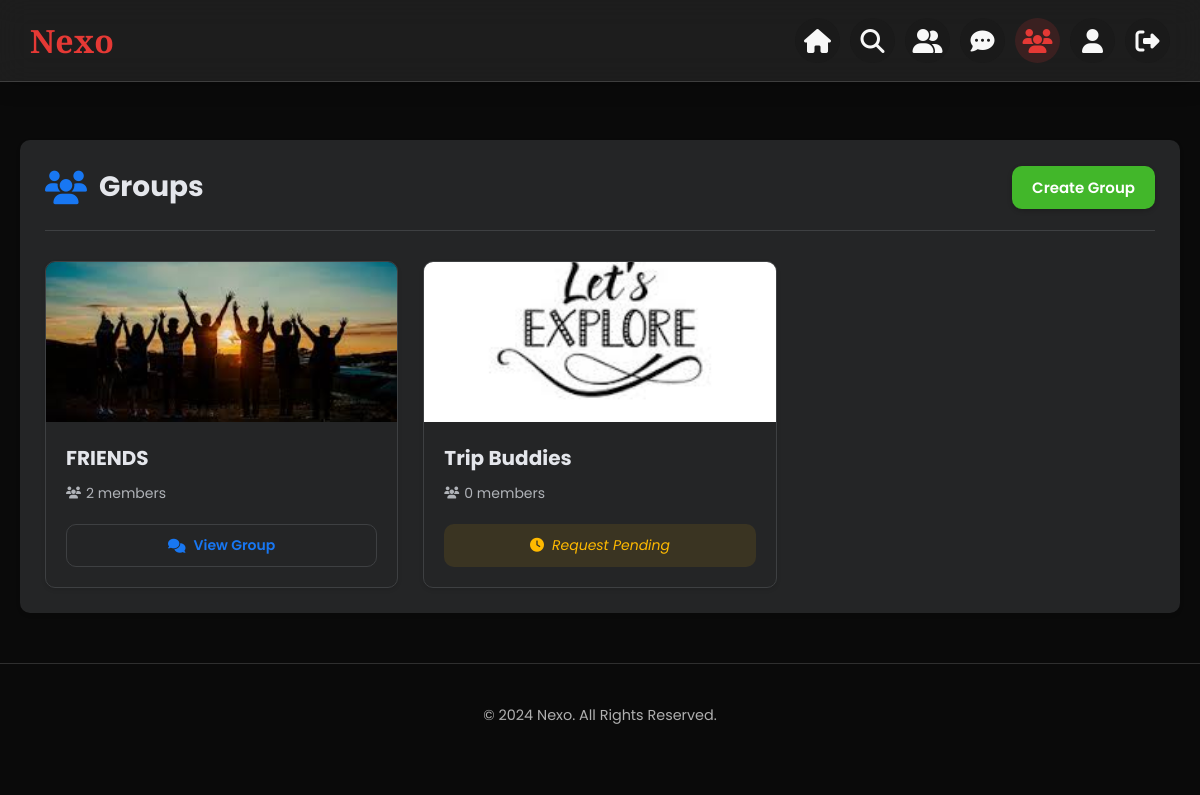
/Project/User/Groups.php (signed in), run on the app's committed database.
### tables this page shows
CREATE TABLE `tbl_group` (
  `group_id` int(11) NOT NULL,
  `group_name` varchar(50) NOT NULL,
  `group_description` varchar(1000) NOT NULL,
  `group_photo` varchar(600) NOT NULL,
  `user_id` int(11) NOT NULL,
  `group_status` varchar(20) DEFAULT 'active'
);

### Project/User/Groups.php (the view, shortened to what this page needs)
<?php
include '../Assets/Connection/Connection.php';
$uid = mysqli_real_escape_string($con, $_SESSION['uid']);
        ?>
<!DOCTYPE html>
<html lang="en">
<head>
    <link rel="stylesheet" href="https://cdnjs.cloudflare.com/ajax/libs/font-awesome/6.0.0-beta3/css/all.min.css">
</head>
<body>
    <?php include("Header.php") ?>
    <div class="container">
        <main class="main-content">
            <div class="groups">
                <h1><i class="fas fa-users"></i> Groups</h1>
                <button class="create-group-btn" onclick="window.location.href='GroupCreate.php'">
                Create Group
                </button>
            </div>
            <div class="groups-grid">
                <?php
                $selQry = "SELECT * FROM tbl_group";
                $res = $con->query($selQry);
                if ($res) {
                    if ($res->num_rows > 0) {
                        while ($data = $res->fetch_assoc()) {
                            $group_id = mysqli_real_escape_string($con, $data['group_id']);
                            $isOwner = ($data['user_id'] == $uid);
                            $memberCountQry = "SELECT COUNT(*) as count FROM tbl_groupmembers WHERE group_id = '$group_id' AND groupmembers_status = 1";
                            $memberCountRes = $con->query($memberCountQry);
                            $memberCount = $memberCountRes ? $memberCountRes->fetch_assoc()['count'] : 0;
                            ?>
                            <div class="group-card cover-style">
                                <div class="group-cover-container">
                                    <img src="../Assets/Files/GroupDocs/<?php echo htmlspecialchars($data['group_photo']); ?>"
                                         class="group-cover-photo"
                                         alt="<?php echo htmlspecialchars($data['group_name']); ?>"
                                         onerror="this.src='../Assets/Images/default-group-cover.jpg'">
                                </div>
                                <div class="group-info">
                                    <h3 class="group-name"><?php echo htmlspecialchars($data['group_name']); ?></h3>
                                    <div class="group-members">
                                        <i class="fas fa-users"></i>
                                        <?php echo number_format($memberCount) . ' member' . ($memberCount != 1 ? 's' : ''); ?>
                                    </div>
                                    <div class="group-actions">
                                        <?php
                                        if (!$isOwner) {
                                            $checkQry = "SELECT * FROM tbl_groupmembers WHERE user_id = '$uid' AND group_id = '$group_id'";
                                            $checkRes = $con->query($checkQry);
                                            if ($checkRes && $checkRes->num_rows == 0) {
                                                echo "<button onclick=\"window.location.href='Groups.php?gid=$group_id'\" class='group-btn join-btn'>
                                                    <i class='fas fa-user-plus'></i> Join Group
                                                </button>";
                                            } elseif ($checkRes && $checkRes->num_rows > 0) {
                                                $memberData = $checkRes->fetch_assoc();
                                                if ($memberData['groupmembers_status'] == 1) {
                                                    echo "<button onclick=\"window.location.href='Groups.php?lid=$group_id'\" class='group-btn leave-btn'>
                                                        <i class='fas fa-user'></i> Leave Group
                                                    </button>";
                                                } else {
                                                    echo "<div class='pending-status'>
                                                        <i class='fas fa-clock'></i> Request Pending
                                                    </div>";
                                                }
                                            }
                                        }
                                        $memQry = "SELECT * FROM tbl_groupmembers WHERE group_id = '$group_id' AND user_id = '$uid' AND groupmembers_status = 1";
                                        $memRes = $con->query($memQry);
                                        if (($memRes && $memRes->num_rows > 0) || $isOwner) {
                                            echo "<button onclick=\"window.location.href='GroupChat.php?id=$group_id'\" class='group-btn view-btn'>
                                                <i class='fas fa-comments'></i> View Group
                                            </button>";
                                        }
                                        ?>
                                    </div>
                                </div>
                                </div>
                            <?php
                        }
                    } else {
                        echo '<div class="empty-state">
                            <i class="fas fa-users-slash empty-icon"></i>
                            <h3>No Groups Found</h3>
                            <p>There are no groups available at the moment. Be the first to create one!</p>
                        </div>';
                    }
                } else {
                    echo '<div class="empty-state">
                        <i class="fas fa-exclamation-triangle empty-icon"></i>
                        <h3>Error Loading Groups</h3>
                        <p>There was an issue fetching groups. Please try again later.</p>
                    </div>';
                }
                ?>
            </div>
        </main>
    </div>
    <?php include("Footer.php") ?>
</body>
</html>

### Project/User/Groups.php (style rules this page uses)
:root { --primary: #1877f2; --primary-hover: #166fe5; --success: #42b72a; --success-hover: #36a420; --danger: #f02849; --danger-hover: #d61f3a; --warning: #ffba00; --dark: #18191a; --dark-card: #242526; --dark-border: #3e4042; --dark-hover: #3a3b3c; --text-primary: #e4e6eb; --text-secondary: #b0b3b8; --card-shadow: 0 2px 4px rgba(0, 0, 0, 0.1); --border-radius: 10px; --transition: all 0.3s cubic-bezier(0.25, 0.8, 0.25, 1); }
* { margin: 0; padding: 0; box-sizing: border-box; font-family: 'Poppins', sans-serif; }
body { background-color: var(--dark); color: var(--text-primary); line-height: 1.6; padding: 0; }
.container { max-width: 1200px; margin: 30px auto; padding: 20px; }
.main-content { background-color: var(--dark-card); border-radius: var(--border-radius); box-shadow: var(--card-shadow); padding: 25px; margin-top: 20px; }
.groups { display: flex; justify-content: space-between; align-items: center; margin-bottom: 30px; padding-bottom: 20px; border-bottom: 1px solid var(--dark-border); }
.groups h1 { font-size: 28px; font-weight: 700; display: flex; align-items: center; gap: 12px; color: var(--text-primary); }
.groups i { color: var(--primary); font-size: 1.2em; }
.create-group-btn { background-color: var(--success); color: white; border: none; border-radius: var(--border-radius); padding: 10px 20px; font-weight: 600; cursor: pointer; transition: var(--transition); display: flex; align-items: center; gap: 10px; font-size: 15px; box-shadow: 0 2px 5px rgba(0, 0, 0, 0.2); }
.groups-grid { display: grid; grid-template-columns: repeat(auto-fill, minmax(300px, 1fr)); gap: 25px; }
.group-card { background-color: var(--dark-card); border-radius: var(--border-radius); overflow: hidden; box-shadow: var(--card-shadow); transition: var(--transition); border: 1px solid var(--dark-border); position: relative; }
.group-cover-container { height: 160px; position: relative; overflow: hidden; }
.group-cover-photo { width: 100%; height: 100%; object-fit: cover; transition: var(--transition); }
.group-info { padding: 30px 20px 20px; }
.group-card.cover-style .group-info { padding-top: 20px; }
.group-name { font-size: 20px; font-weight: 700; margin-bottom: 8px; color: var(--text-primary); white-space: nowrap; overflow: hidden; text-overflow: ellipsis; }
.group-members { color: var(--text-secondary); font-size: 14px; margin-bottom: 20px; display: flex; align-items: center; gap: 5px; }
.group-members i { font-size: 12px; }
.group-actions { display: flex; flex-direction: column; gap: 12px; }
.group-btn { padding: 10px; border-radius: var(--border-radius); border: none; font-weight: 600; cursor: pointer; transition: var(--transition); display: flex; align-items: center; justify-content: center; gap: 8px; font-size: 14px; }
.view-btn { background-color: transparent; color: var(--primary); border: 1px solid var(--dark-border); }
.pending-status { color: var(--warning); font-size: 14px; text-align: center; padding: 10px; font-style: italic; display: flex; align-items: center; justify-content: center; gap: 8px; background-color: rgba(255, 186, 0, 0.1); border-radius: var(--border-radius); }
.group-card { animation: fadeIn 0.5s ease-out forwards; }
.group-card:nth-child(1) { animation-delay: 0.1s; }
.group-card:nth-child(2) { animation-delay: 0.2s; }

### Project/User/Header.php (style rules this page uses)
:root { --dark-bg: #0A0A0A; --card-bg: rgba(255, 255, 255, 0.08); --accent-red: #E53935; --text-light: #F8F8F8; --text-subtle: #AFAFAF; --border-color: rgba(255, 255, 255, 0.15); --hover-bg: rgba(255, 255, 255, 0.05); }
body { font-family: 'Montserrat', sans-serif; background-color: var(--dark-bg); color: var(--text-light); margin: 0; padding: 0; padding-top: 70px; }

### data on the page
tbl_group: group_photo (picture), group_name "FRIENDS", memberCount "2"
tbl_group: group_photo (picture), group_name "Trip Buddies", memberCount "0", shows "Request Pending"
